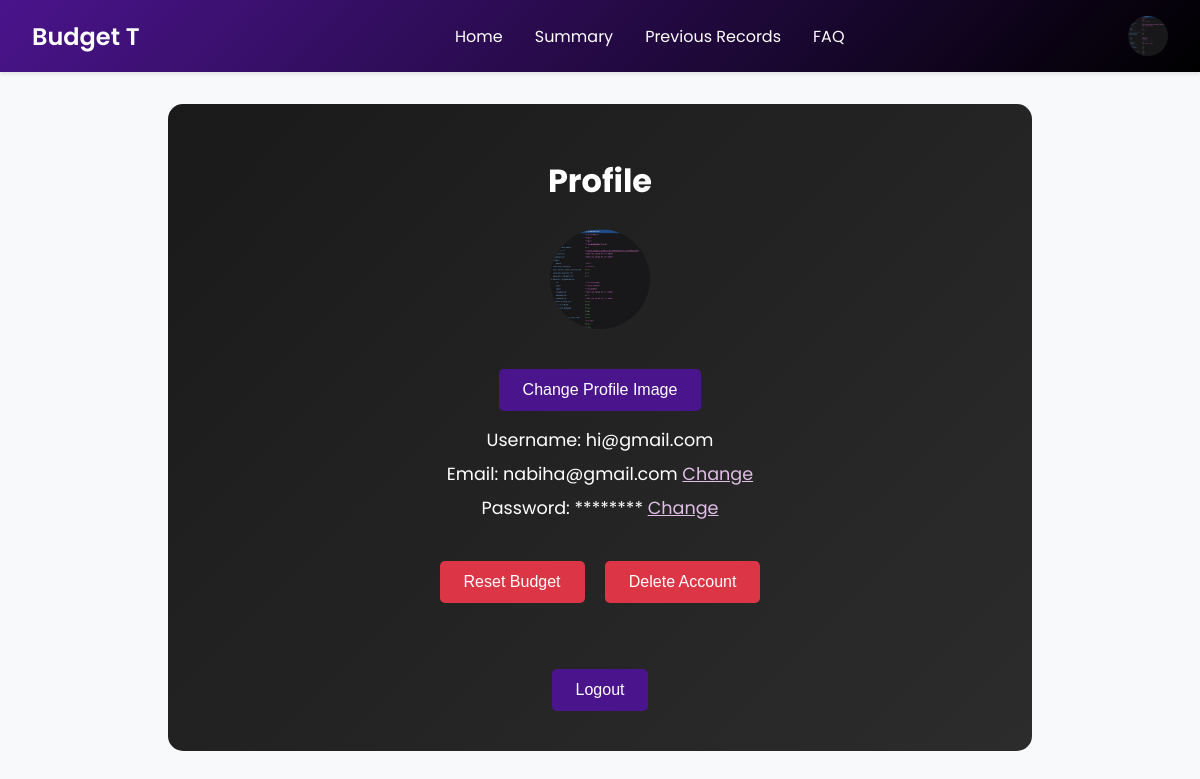
The app's page /profile (signed in) with its own data.
### app.py (models this page shows)
class User(UserMixin, db.Model):
    id = db.Column(db.Integer, primary_key=True)
    username = db.Column(db.String(80), unique=True, nullable=False)
    email = db.Column(db.String(120), unique=True, nullable=False)
    password = db.Column(db.String(120), nullable=False)
    profile_image = db.Column(db.String(120), nullable=True)

### app.py (the view)
@app.route('/profile')
@login_required
def profile():
    user_id = current_user.id
    user = User.query.get(user_id)
    budget = Budget.query.filter_by(user_id=user_id).first()
    return render_template('profile.html', user=user, budget=budget)

### app.py (called while the page is built)
@login_manager.user_loader
def load_user(user_id):
    return User.query.get(int(user_id))

@app.context_processor
def inject_user():
    return dict(current_user=current_user)

### templates/profile.html (shortened to what this page needs)
{% extends "base.html" %}
{% block content %}
<div class="profile">
    <h1>Profile</h1>
    <div class="profile-image">
        {% if current_user.profile_image %}
            <img src="{{ url_for('static', filename='profile_images/' + current_user.profile_image) }}" alt="Profile Image">
        {% else %}
            <span>{{ current_user.username[0] | upper }}</span>
        {% endif %}
    </div>
    <div class="profile-actions">
        <button class="btn-upload" onclick="document.getElementById('profileImageUpload').click()">Change Profile Image</button>
    </div>
    <div class="profile-details">
        <p>Username: {{ current_user.username }}</p>
        <p>Email: {{ current_user.email }} <a onclick="changeEmail()">Change</a></p>
        <p>Password: ******** <a onclick="changePassword()">Change</a></p>
    </div>
    <div class="profile-actions">
        <button class="btn-reset" onclick="resetBudget()">Reset Budget</button>
        <button class="btn-delete" onclick="deleteAccount()">Delete Account</button>
        <br><br><br>
        <button class="btn-logout" onclick="logout()">Logout</button>
    </div>
</div>
{% endblock %}

### templates/base.html (shortened to what this page needs)
<!DOCTYPE html>
<html lang="en">
<head>
    <link rel="stylesheet" href="{{ url_for('static', filename='css/style.css') }}">
    <link rel="stylesheet" href="https://cdnjs.cloudflare.com/ajax/libs/font-awesome/6.0.0-beta3/css/all.min.css">
</head>
<body>
    {% if current_user.is_authenticated %}
    <nav class="navbar">
        <div class="nav-left">
            <a href="{{ url_for('index') }}" class="website-name">Budget T</a>
        </div>
        <div class="nav-middle">
            <a href="{{ url_for('index') }}">Home</a>
            <a href="{{ url_for('summary') }}">Summary</a>
            <a href="{{ url_for('previous_records') }}">Previous Records</a>
            <a href="{{ url_for('faq') }}">FAQ</a>
        </div>
        <div class="nav-right">
            <div class="profile-dropdown">
                <div class="profile-circle" id="navProfileIcon">
                    {% if current_user.profile_image %}
                        <img src="{{ url_for('static', filename='profile_images/' + current_user.profile_image) }}"
                             alt="Profile" class="profile-icon">
                    {% else %}
                        <span class="profile-initial">{{ current_user.username[0] | upper }}</span>
                    {% endif %}
                </div>
            </div>
        </div>
    </nav>
    {% endif %}
    <main class="container">
        {% block content %}{% endblock %}
    </main>
</body>
</html>

### static/css/style.css (style rules this page uses)
body { font-family: 'Poppins', sans-serif; margin: 0; padding: 0; background-color: #f8f9fa; color: #333; }
.navbar { background: linear-gradient(135deg, #4a148c, #000000); padding: 1rem 2rem; display: flex; justify-content: space-between; align-items: center; color: white; box-shadow: 0 2px 4px rgba(0, 0, 0, 0.1); }
.nav-left, .nav-middle, .nav-right { display: flex; align-items: center; }
.nav-left .website-name { font-size: 1.5rem; font-weight: 600; color: white; text-decoration: none; margin-right: 2rem; }
.nav-middle a { color: white; text-decoration: none; margin: 0 1rem; font-size: 1rem; transition: opacity 0.3s ease; }
.nav-right .profile-circle { width: 40px; height: 40px; border-radius: 50%; background-color: #6a1b9a; display: flex; justify-content: center; align-items: center; color: white; font-size: 1.2rem; font-weight: 500; cursor: pointer; }
.container { padding: 2rem; }
.dashboard, .profile, .faq, .summary { max-width: 1200px; margin: 0 auto; }
.profile-image { width: 100px; height: 100px; border-radius: 50%; overflow: hidden; margin-right: 2rem; }
.profile-image img { width: 100%; height: 100%; object-fit: cover; }
.profile-details p { margin: 0.5rem 0; font-size: 1.1rem; }
.profile-actions { margin-top: 2rem; }
.profile-dropdown { position: relative; display: inline-block; }
.profile-circle { width: 40px; height: 40px; border-radius: 50%; background-color: #6a1b9a; display: flex; justify-content: center; align-items: center; overflow: hidden; cursor: pointer; position: relative; z-index: 1; }
.profile-icon { width: 100%; height: 100%; object-fit: cover; pointer-events: none; }

### templates/profile.html (style rules this page uses)
.profile { background: linear-gradient(135deg, #1a1a1a, #2c2c2c); padding: 2rem; border-radius: 15px; color: white; max-width: 800px; margin: 0 auto; text-align: center; }
.profile h1 { font-size: 2rem; margin-bottom: 1.5rem; }
.profile-image { width: 100px; height: 100px; border-radius: 50%; background-color: #4a148c; display: flex; justify-content: center; align-items: center; font-size: 2rem; margin: 0 auto 1rem auto; position: relative; overflow: hidden; }
.profile-image img { width: 100%; height: 100%; object-fit: cover; }
.profile-details { margin-bottom: 2rem; }
.profile-details p { margin: 0.5rem 0; font-size: 1.1rem; }
.profile-details a { color: #e1bee7; text-decoration: underline; cursor: pointer; }
.profile-actions { margin-top: 2rem; }
.profile-actions button { padding: 0.75rem 1.5rem; border: none; border-radius: 5px; font-size: 1rem; cursor: pointer; transition: background 0.3s ease; margin: 0.5rem; }
.profile-actions .btn-reset { background: #dc3545; color: white; }
.profile-actions .btn-delete { background: #dc3545; color: white; }
.profile-actions .btn-logout { background: #4a148c; color: white; }
.profile-actions .btn-upload { background: #4a148c; color: white; }

### records on screen
User: profile_image (picture), username "hi@gmail.com", email "nabiha@gmail.com"
